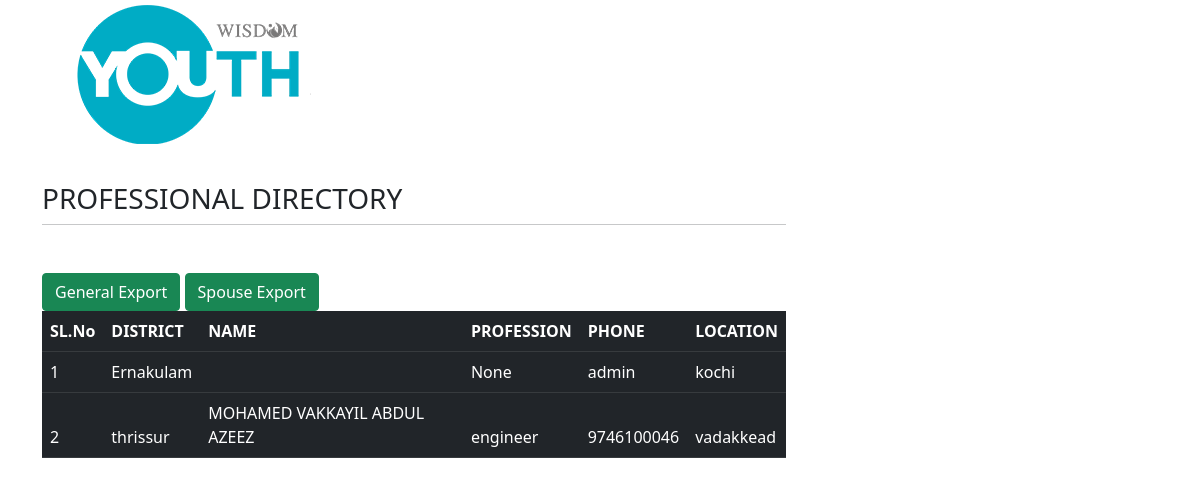
Page /dash/main on the earlier database version.
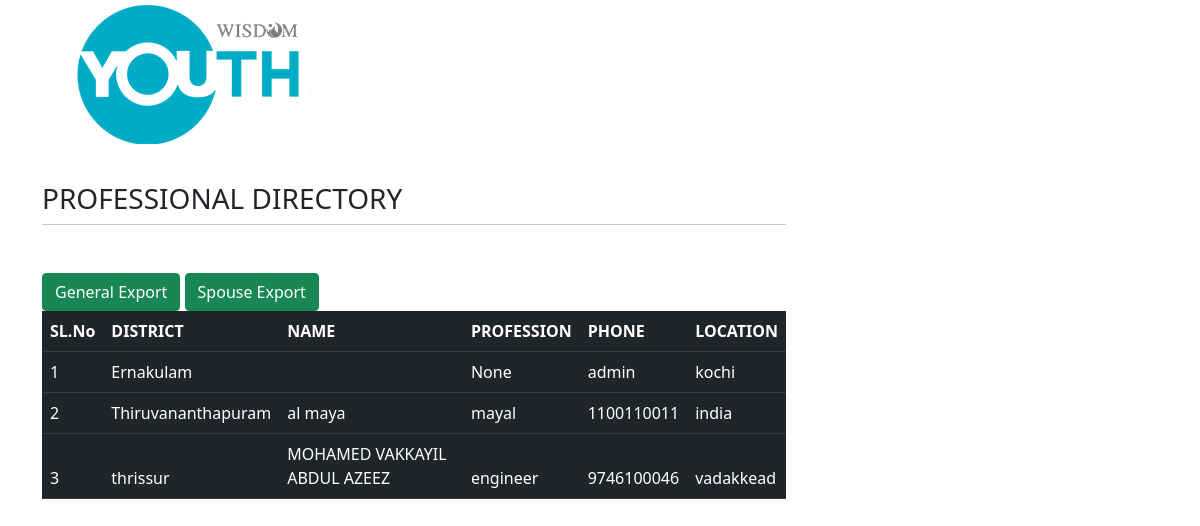
Same page on the later database version.
### home/models.py (models this page shows, shortened)
class regddd(models.Model):
    user = models.OneToOneField(User,on_delete=models.CASCADE)
    age = models.BigIntegerField()
    job=models.CharField(max_length=50,null=True,blank=True)
    district=models.CharField(max_length=50)
    place=models.CharField(max_length=50)
    ct=models.CharField(max_length=50,null=True,blank=True)

### dashboard/views.py (the view)
# urls.py: path('main',HomePageView.as_view(),name='das1'),
class HomePageView(generic.ListView):
    template_name='dashboard/report1.html'
    context_object_name='registrants_dat'
    def get_queryset(self):
        return regddd.objects.order_by('district')

### dashboard/templates/dashboard/report1.html
{% extends 'professional/base.html' %}
{% block content %}
<a href="{% url 'dash:export_registrations_xls' %}"><button type="button" class="btn btn-success">General Export</button></a>
<a href="{% url 'dash:export_spouse_xls' %}"><button type="button" class="btn btn-success">Spouse Export</button></a>
{% if registrants_dat %}
<table>
    <div class="table-responsive-xxl">
        <table class="table">
            <thead class="table-dark">
            <tr>
                <th>SL.No</th>
                <th>DISTRICT</th>
                <th>NAME</th>
                <th>PROFESSION</th>
                <th>PHONE</th>
                <th>LOCATION</th>
            </tr>
            {% for reg in registrants_dat %}
            <tr>
                <td>{{ forloop.counter}}</td>
                <td>{{ reg.district}}</td>
                <td>{{ reg.user.first_name}}</td>
                <td>{{ reg.job}}</td>
                <td>{{ reg.user.username}}</td>
                <td>{{ reg.place}}</td>
            </tr>
            {% endfor %}
</table>
{% endif %}
{% endblock %}

Differences in the rows shown:
added regddd: district "Thiruvananthapuram", user.first_name "al maya", job "mayal", user.username "1100110011", place "india"
